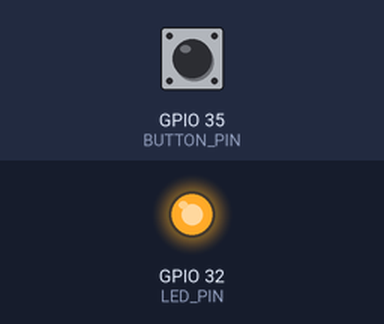
Bench run of a sketch on a simulated ESP32. Parts: output pins drawn as LEDs (lit = HIGH). Inputs (shaded band) come from the test bench; at power-on: GPIO 35 (BUTTON_PIN) LOW.

Above: at 1.2 s.
1.3 s: GPIO 35 (BUTTON_PIN) pulled HIGH for 0.15 s
At 2.3 s:
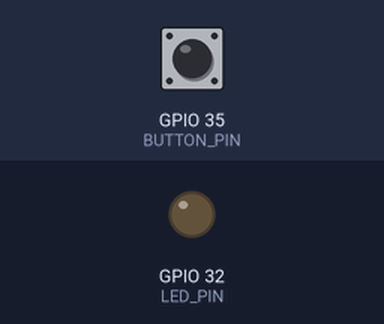
2.9 s: GPIO 35 (BUTTON_PIN) pulled HIGH for 1 s
At 3.5 s:
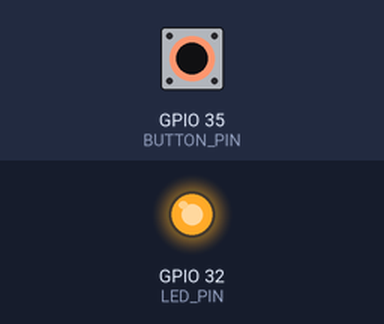
5.4 s: GPIO 35 (BUTTON_PIN) pulled HIGH for 3.2 s
At 6.6 s:
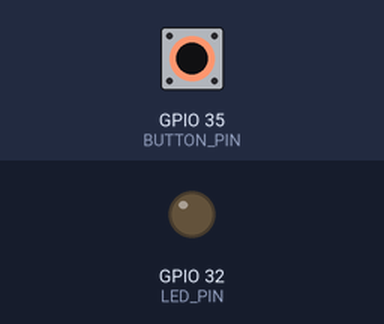
Timing chart, 0 to 8.4 s (numbered marks = the images above; inputs shaded):
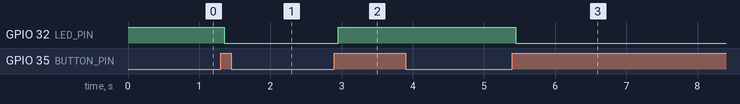

The sketch:

Button_Led_Latch.ino
```cpp
#define BUTTON_PIN 35
#define LED_PIN 32

bool ledState = false;
bool lastButtonState = LOW;

void setup() {
  pinMode(BUTTON_PIN, INPUT);
  pinMode(LED_PIN, OUTPUT);
  digitalWrite(LED_PIN, HIGH);
}

void loop() {
  bool buttonState = digitalRead(BUTTON_PIN);

  if (buttonState == HIGH && lastButtonState == LOW) {
    delay(50);
    if (digitalRead(BUTTON_PIN) == HIGH) {
      ledState = !ledState;
      digitalWrite(LED_PIN, ledState ? LOW : HIGH);
    }
  }
  lastButtonState = buttonState;
}
```

Measured:
- after the input at 1.3 s, GPIO 32 (LED_PIN): HIGH → LOW after 0.05 s
- after the input at 2.9 s, GPIO 32 (LED_PIN): LOW → HIGH after 0.05 s
- after the input at 5.4 s, GPIO 32 (LED_PIN): HIGH → LOW after 0.05 s
